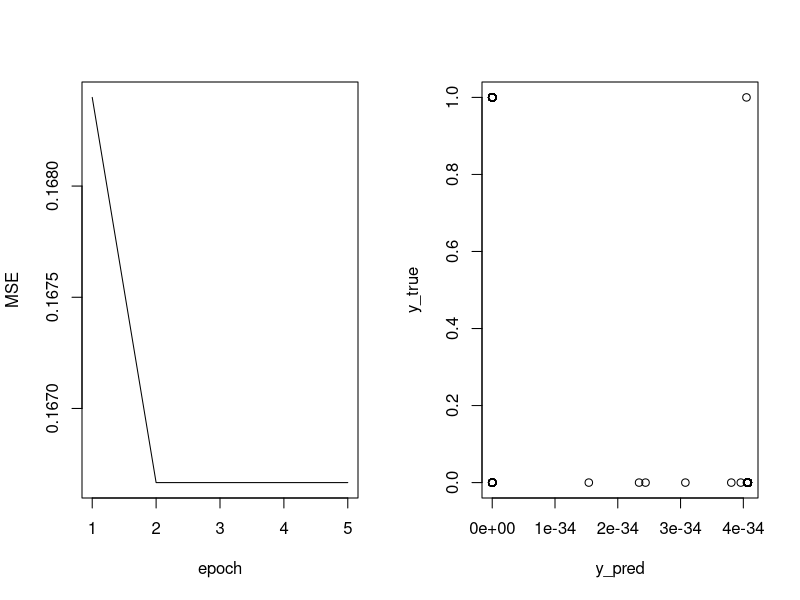

The R script that drew this image:
## ---- chunk 1
knitr::opts_chunk$set(echo = TRUE)
set.seed(869079)
## ---- chunk 2
# Clear workspace
# ------------------------------------------------------------------------------
rm(list = ls())
## ---- chunk 3
# Define functions
# ------------------------------------------------------------------------------

# Dot product between two vectors
dot_prod = function(a, b){
  stopifnot( is.numeric(a) & is.numeric(b) & length(a) == length(b) )
  ab = 0
  for( i in seq(from = 1, to = length(a)) ){
    ab = ab + (a[i] * b[i])
  }
  return(ab)
}

# Matrix multiplication
mat_mult = function(A, B){
  stopifnot( is.numeric(A) & is.numeric(B) & ncol(A) == nrow(B) )
  AB = matrix(nrow = nrow(A), ncol = ncol(B))
  for( i in 1:nrow(A) ){
    for( j in 1:ncol(B) ){
      AB[i,j] = dot_prod(A[i,],B[,j])
    }
  }
  return(AB)
}

# Sigmoid activation function
s = function(x){ 1 / (1 + exp(-x)) }

# Mean squared error function
mse = function(O, t){
  return( 1/2 * (O - t) ** 2 )
}

# Feed forward algorithm
feed_forward = function(x, v, w){
  x = matrix(c(x, 1)) # Add bias neuron
  h = rbind(mat_mult(v, x), 1) # Add bias neuron
  H = s(h)
  o = mat_mult(w, H)[1,1]
  O = s(o)
  return(O)
}
## ---- chunk 4
# Prepare data
# ------------------------------------------------------------------------------
X = iris[,-5]
colnames(X) = paste0('x', seq(1, ncol(X)))
X = apply(X, 2, function(x){ return( as.numeric(scale(x)) ) })
y = ifelse(iris$Species == 'setosa', 1, 0)
i = sample(seq(1, length(y)))
X = X[i,]
y = y[i]
## ---- chunk 5
dim(X)
length(y)
head(X)
head(y)
## ---- chunk 6
# Set hyper parameters
n_hidden = 1    # Number of hidden neurons
epochs   = 5    # Number of epochs
epsilon  = 1000 # Learning rate
## ---- chunk 7
# Set dimensions for weight matrices
v_n_row = n_hidden     # to hidden layer
v_n_col = ncol(X) + 1  # From input layer
w_n_row = 1            # to output layer
w_n_col = n_hidden + 1 # From hidden layer

# Initialise weight matrices
v = matrix(data = rnorm(v_n_row * v_n_col), nrow = v_n_row, ncol = v_n_col)
w = matrix(data = rnorm(w_n_row * w_n_col), nrow = w_n_row, ncol = w_n_col)
## ---- chunk 8
# Run training
# ------------------------------------------------------------------------------
# Run back propagation
training = matrix(NA, nrow = epochs, ncol = 2)
for( l in seq(1, epochs) ){
  
  errors = rep(NA, nrow(X))
  
  for( i in seq(1, nrow(X)) ){
    
    # Feed Forward
    x_i = matrix(c(X[i,], 1)) # Add bias neuron
    h   = rbind(mat_mult(v, x_i), 1) # Add bias neuron
    H   = s(h)
    o   = mat_mult(w, H)[1,1]
    O   = s(o)
    
    # Calculate error of current prediction
    y_i = y[i]
    err = mse(O, y_i)
    errors[i] = err
    
    # Calculate value of delta function
    s_prime_o = (1 - O) * O
    delta = (O - y_i) * s_prime_o
    
    # Compute w-weights changes
    dE_dw = t(delta * H)
    
    # Compute v-weights changes
    s_prime_h = (1 - H) * H
    dE_dv = matrix(data = NA, nrow = nrow(v), ncol = ncol(v))
    for( j in 1:nrow(dE_dv) ){
      for( k in 1:ncol(dE_dv) ){
        dE_dv[j,k] = delta * w[1,j] * s_prime_h[j,1] * x_i[k,1]
      }
    }
    
    # Update weight matrices
    w = w - epsilon * dE_dw
    v = v - epsilon * dE_dv
    
  }
  
  # Calculate mean errors for current epoch
  training[l,] = c(l, mean(errors))
  
}
## ---- chunk 9
# Run predictions
# ------------------------------------------------------------------------------
y_true = y
y_pred = rep(NA, nrow(X))
for( i in seq(1, nrow(X)) ){
  y_pred[i] = feed_forward(X[i,], v, w)
}
## ---- chunk 10
# Plot results
# ------------------------------------------------------------------------------
par(mfrow=c(1,2))
plot(training, type = "l", xlab="epoch", ylab = "MSE")
plot(cbind(y_pred, y_true))
abline(v = 0.5, lty = 2)
